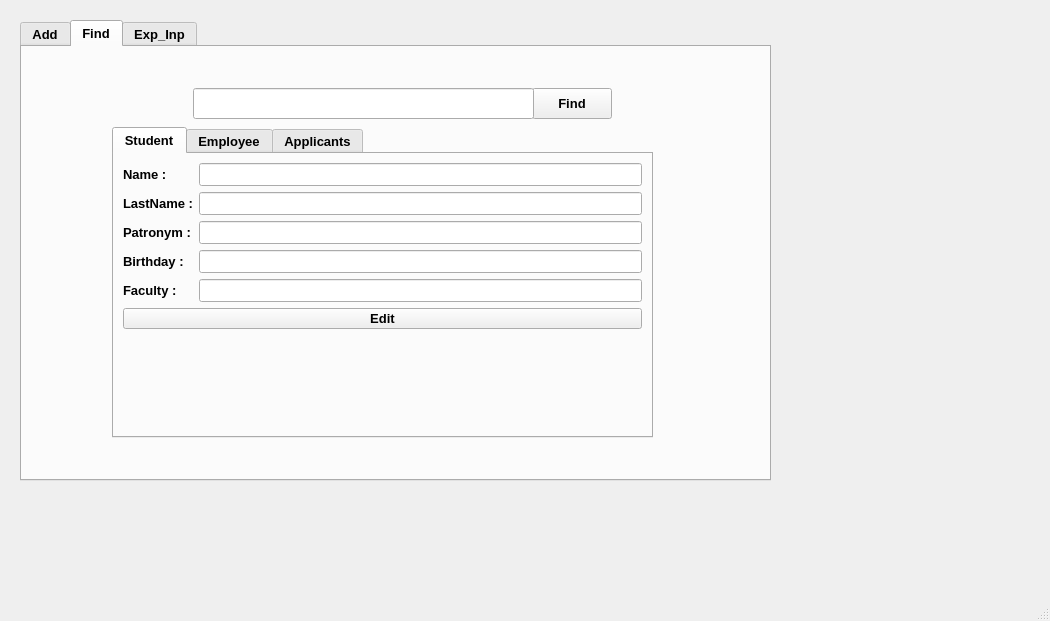
<?xml version="1.0" encoding="UTF-8"?>
<ui version="4.0">
 <class>MainWindow</class>
 <widget class="QMainWindow" name="MainWindow">
  <property name="geometry">
   <rect>
    <x>0</x>
    <y>0</y>
    <width>1050</width>
    <height>621</height>
   </rect>
  </property>
  <property name="windowTitle">
   <string>MainWindow</string>
  </property>
  <widget class="QWidget" name="centralwidget">
   <widget class="QTabWidget" name="tabWidget_2">
    <property name="geometry">
     <rect>
      <x>20</x>
      <y>20</y>
      <width>751</width>
      <height>461</height>
     </rect>
    </property>
    <property name="font">
     <font>
      <pointsize>10</pointsize>
      <weight>75</weight>
      <bold>true</bold>
     </font>
    </property>
    <property name="currentIndex">
     <number>1</number>
    </property>
    <widget class="QWidget" name="Add">
     <attribute name="title">
      <string>Add</string>
     </attribute>
     <widget class="QTabWidget" name="tabWidget">
      <property name="geometry">
       <rect>
        <x>10</x>
        <y>20</y>
        <width>541</width>
        <height>311</height>
       </rect>
      </property>
      <property name="currentIndex">
       <number>0</number>
      </property>
      <widget class="QWidget" name="tab_Student">
       <attribute name="title">
        <string>Student</string>
       </attribute>
       <layout class="QFormLayout" name="formLayout_2">
        <item row="0" column="0">
         <widget class="QLabel" name="label_name">
          <property name="text">
           <string>&lt;html&gt;&lt;head/&gt;&lt;body&gt;&lt;p&gt;&lt;span style=&quot; font-size:10pt; font-weight:600;&quot;&gt;Name :&lt;/span&gt;&lt;/p&gt;&lt;/body&gt;&lt;/html&gt;</string>
          </property>
         </widget>
        </item>
        <item row="0" column="1">
         <widget class="QLineEdit" name="Input_Name"/>
        </item>
        <item row="1" column="0">
         <widget class="QLabel" name="label_name_3">
          <property name="text">
           <string>&lt;html&gt;&lt;head/&gt;&lt;body&gt;&lt;p&gt;&lt;span style=&quot; font-size:10pt; font-weight:600;&quot;&gt;LastName :&lt;/span&gt;&lt;/p&gt;&lt;/body&gt;&lt;/html&gt;</string>
          </property>
         </widget>
        </item>
        <item row="1" column="1">
         <widget class="QLineEdit" name="Input_LastName"/>
        </item>
        <item row="2" column="0">
         <widget class="QLabel" name="label_name_4">
          <property name="text">
           <string>&lt;html&gt;&lt;head/&gt;&lt;body&gt;&lt;p&gt;&lt;span style=&quot; font-size:10pt; font-weight:600;&quot;&gt;Patronym :&lt;/span&gt;&lt;/p&gt;&lt;/body&gt;&lt;/html&gt;</string>
          </property>
         </widget>
        </item>
        <item row="2" column="1">
         <widget class="QLineEdit" name="Input_Patronym"/>
        </item>
        <item row="3" column="0">
         <widget class="QLabel" name="label_name_5">
          <property name="text">
           <string>&lt;html&gt;&lt;head/&gt;&lt;body&gt;&lt;p&gt;&lt;span style=&quot; font-size:10pt; font-weight:600;&quot;&gt;Birthday :&lt;/span&gt;&lt;/p&gt;&lt;/body&gt;&lt;/html&gt;</string>
          </property>
         </widget>
        </item>
        <item row="3" column="1">
         <widget class="QLineEdit" name="Input_Birthday"/>
        </item>
        <item row="4" column="0">
         <widget class="QLabel" name="label_name_6">
          <property name="text">
           <string>&lt;html&gt;&lt;head/&gt;&lt;body&gt;&lt;p&gt;&lt;span style=&quot; font-size:10pt; font-weight:600;&quot;&gt;Faculty :&lt;/span&gt;&lt;/p&gt;&lt;/body&gt;&lt;/html&gt;</string>
          </property>
         </widget>
        </item>
        <item row="4" column="1">
         <widget class="QLineEdit" name="Input_Faculty"/>
        </item>
        <item row="6" column="0" colspan="2">
         <widget class="QPushButton" name="Button_Insert_Student">
          <property name="maximumSize">
           <size>
            <width>16777215</width>
            <height>21</height>
           </size>
          </property>
          <property name="font">
           <font>
            <pointsize>10</pointsize>
            <weight>75</weight>
            <bold>true</bold>
           </font>
          </property>
          <property name="text">
           <string>Save</string>
          </property>
         </widget>
        </item>
        <item row="7" column="0" colspan="2">
         <widget class="QPushButton" name="Button_Export_S">
          <property name="font">
           <font>
            <pointsize>10</pointsize>
            <weight>75</weight>
            <bold>true</bold>
           </font>
          </property>
          <property name="text">
           <string>Export</string>
          </property>
         </widget>
        </item>
        <item row="8" column="1">
         <widget class="QLineEdit" name="Input_Address_S"/>
        </item>
        <item row="8" column="0">
         <widget class="QLabel" name="label">
          <property name="text">
           <string>Address_Exp:</string>
          </property>
         </widget>
        </item>
       </layout>
      </widget>
      <widget class="QWidget" name="tab_Employee">
       <attribute name="title">
        <string>Employee</string>
       </attribute>
       <layout class="QFormLayout" name="formLayout_3">
        <item row="0" column="0">
         <widget class="QLabel" name="label_name_8">
          <property name="text">
           <string>&lt;html&gt;&lt;head/&gt;&lt;body&gt;&lt;p&gt;&lt;span style=&quot; font-size:10pt; font-weight:600;&quot;&gt;Name :&lt;/span&gt;&lt;/p&gt;&lt;/body&gt;&lt;/html&gt;</string>
          </property>
         </widget>
        </item>
        <item row="0" column="1">
         <widget class="QLineEdit" name="Input_Name_2"/>
        </item>
        <item row="1" column="0">
         <widget class="QLabel" name="label_name_9">
          <property name="text">
           <string>&lt;html&gt;&lt;head/&gt;&lt;body&gt;&lt;p&gt;&lt;span style=&quot; font-size:10pt; font-weight:600;&quot;&gt;LastName :&lt;/span&gt;&lt;/p&gt;&lt;/body&gt;&lt;/html&gt;</string>
          </property>
         </widget>
        </item>
        <item row="1" column="1">
         <widget class="QLineEdit" name="Input_LastName_2"/>
        </item>
        <item row="2" column="0">
         <widget class="QLabel" name="label_name_7">
          <property name="text">
           <string>&lt;html&gt;&lt;head/&gt;&lt;body&gt;&lt;p&gt;&lt;span style=&quot; font-size:10pt; font-weight:600;&quot;&gt;Patronym :&lt;/span&gt;&lt;/p&gt;&lt;/body&gt;&lt;/html&gt;</string>
          </property>
         </widget>
        </item>
        <item row="2" column="1">
         <widget class="QLineEdit" name="Input_Patronym_2"/>
        </item>
        <item row="3" column="0">
         <widget class="QLabel" name="label_birth_2">
          <property name="text">
           <string>&lt;html&gt;&lt;head/&gt;&lt;body&gt;&lt;p&gt;&lt;span style=&quot; font-size:10pt; font-weight:600;&quot;&gt;Birthday :&lt;/span&gt;&lt;/p&gt;&lt;/body&gt;&lt;/html&gt;</string>
          </property>
         </widget>
        </item>
        <item row="3" column="1">
         <widget class="QLineEdit" name="Input_Birthday_2"/>
        </item>
        <item row="4" column="0">
         <widget class="QLabel" name="label_post">
          <property name="text">
           <string>&lt;html&gt;&lt;head/&gt;&lt;body&gt;&lt;p&gt;&lt;span style=&quot; font-size:10pt; font-weight:600;&quot;&gt;Post :&lt;/span&gt;&lt;/p&gt;&lt;/body&gt;&lt;/html&gt;</string>
          </property>
         </widget>
        </item>
        <item row="4" column="1">
         <widget class="QLineEdit" name="Input_Post"/>
        </item>
        <item row="5" column="0" colspan="2">
         <widget class="QPushButton" name="Button_Insert_Employee">
          <property name="maximumSize">
           <size>
            <width>16777215</width>
            <height>21</height>
           </size>
          </property>
          <property name="font">
           <font>
            <pointsize>10</pointsize>
            <weight>75</weight>
            <bold>true</bold>
           </font>
          </property>
          <property name="text">
           <string>Save</string>
          </property>
         </widget>
        </item>
        <item row="6" column="0" colspan="2">
         <widget class="QPushButton" name="Button_Export_E">
          <property name="font">
           <font>
            <pointsize>10</pointsize>
            <weight>75</weight>
            <bold>true</bold>
           </font>
          </property>
          <property name="text">
           <string>Export</string>
          </property>
         </widget>
        </item>
        <item row="7" column="0">
         <widget class="QLabel" name="label_2">
          <property name="text">
           <string>Address_Exp:</string>
          </property>
         </widget>
        </item>
        <item row="7" column="1">
         <widget class="QLineEdit" name="Input_Address_E"/>
        </item>
       </layout>
      </widget>
      <widget class="QWidget" name="tab_Applicants">
       <attribute name="title">
        <string>Applicants</string>
       </attribute>
       <layout class="QFormLayout" name="formLayout_6">
        <item row="0" column="0">
         <widget class="QLabel" name="label_name_25">
          <property name="text">
           <string>&lt;html&gt;&lt;head/&gt;&lt;body&gt;&lt;p&gt;&lt;span style=&quot; font-size:10pt; font-weight:600;&quot;&gt;Name :&lt;/span&gt;&lt;/p&gt;&lt;/body&gt;&lt;/html&gt;</string>
          </property>
         </widget>
        </item>
        <item row="0" column="1">
         <widget class="QLineEdit" name="Input_Name_3"/>
        </item>
        <item row="1" column="0">
         <widget class="QLabel" name="label_lastname">
          <property name="text">
           <string>&lt;html&gt;&lt;head/&gt;&lt;body&gt;&lt;p&gt;&lt;span style=&quot; font-size:10pt; font-weight:600;&quot;&gt;LastName :&lt;/span&gt;&lt;/p&gt;&lt;/body&gt;&lt;/html&gt;</string>
          </property>
         </widget>
        </item>
        <item row="1" column="1">
         <widget class="QLineEdit" name="Input_LastName_3"/>
        </item>
        <item row="2" column="0">
         <widget class="QLabel" name="label_patron">
          <property name="text">
           <string>&lt;html&gt;&lt;head/&gt;&lt;body&gt;&lt;p&gt;&lt;span style=&quot; font-size:10pt; font-weight:600;&quot;&gt;Patronym :&lt;/span&gt;&lt;/p&gt;&lt;/body&gt;&lt;/html&gt;</string>
          </property>
         </widget>
        </item>
        <item row="2" column="1">
         <widget class="QLineEdit" name="Input_Patronym_3"/>
        </item>
        <item row="3" column="0">
         <widget class="QLabel" name="label_birth">
          <property name="text">
           <string>&lt;html&gt;&lt;head/&gt;&lt;body&gt;&lt;p&gt;&lt;span style=&quot; font-size:10pt; font-weight:600;&quot;&gt;Birthday :&lt;/span&gt;&lt;/p&gt;&lt;/body&gt;&lt;/html&gt;</string>
          </property>
         </widget>
        </item>
        <item row="3" column="1">
         <widget class="QLineEdit" name="Input_Birthday_3"/>
        </item>
        <item row="5" column="0" colspan="2">
         <widget class="QPushButton" name="Button_Insert_Applicants">
          <property name="maximumSize">
           <size>
            <width>16777215</width>
            <height>21</height>
           </size>
          </property>
          <property name="font">
           <font>
            <pointsize>10</pointsize>
            <weight>75</weight>
            <bold>true</bold>
           </font>
          </property>
          <property name="text">
           <string>Save</string>
          </property>
         </widget>
        </item>
        <item row="6" column="0" colspan="2">
         <widget class="QPushButton" name="Button_Export_A">
          <property name="font">
           <font>
            <pointsize>10</pointsize>
            <weight>75</weight>
            <bold>true</bold>
           </font>
          </property>
          <property name="text">
           <string>Export</string>
          </property>
         </widget>
        </item>
        <item row="7" column="0">
         <widget class="QLabel" name="label_3">
          <property name="text">
           <string>Address_Exp:</string>
          </property>
         </widget>
        </item>
        <item row="7" column="1">
         <widget class="QLineEdit" name="Input_Address_A"/>
        </item>
       </layout>
      </widget>
     </widget>
    </widget>
    <widget class="QWidget" name="Find">
     <attribute name="title">
      <string>Find</string>
     </attribute>
     <widget class="QPushButton" name="Button_Search">
      <property name="geometry">
       <rect>
        <x>510</x>
        <y>41</y>
        <width>80</width>
        <height>31</height>
       </rect>
      </property>
      <property name="text">
       <string>Find</string>
      </property>
     </widget>
     <widget class="QLineEdit" name="Input_Search">
      <property name="geometry">
       <rect>
        <x>171</x>
        <y>41</y>
        <width>341</width>
        <height>31</height>
       </rect>
      </property>
     </widget>
     <widget class="QTabWidget" name="tabWidget_3">
      <property name="geometry">
       <rect>
        <x>90</x>
        <y>80</y>
        <width>541</width>
        <height>311</height>
       </rect>
      </property>
      <property name="currentIndex">
       <number>0</number>
      </property>
      <widget class="QWidget" name="tab_Student_2">
       <attribute name="title">
        <string>Student</string>
       </attribute>
       <layout class="QFormLayout" name="formLayout_4">
        <item row="0" column="0">
         <widget class="QLabel" name="label_name_2">
          <property name="text">
           <string>&lt;html&gt;&lt;head/&gt;&lt;body&gt;&lt;p&gt;&lt;span style=&quot; font-size:10pt; font-weight:600;&quot;&gt;Name :&lt;/span&gt;&lt;/p&gt;&lt;/body&gt;&lt;/html&gt;</string>
          </property>
         </widget>
        </item>
        <item row="0" column="1">
         <widget class="QLineEdit" name="Input_Search_Name"/>
        </item>
        <item row="1" column="0">
         <widget class="QLabel" name="label_name_10">
          <property name="text">
           <string>&lt;html&gt;&lt;head/&gt;&lt;body&gt;&lt;p&gt;&lt;span style=&quot; font-size:10pt; font-weight:600;&quot;&gt;LastName :&lt;/span&gt;&lt;/p&gt;&lt;/body&gt;&lt;/html&gt;</string>
          </property>
         </widget>
        </item>
        <item row="1" column="1">
         <widget class="QLineEdit" name="Input_Search_LastName"/>
        </item>
        <item row="2" column="0">
         <widget class="QLabel" name="label_name_11">
          <property name="text">
           <string>&lt;html&gt;&lt;head/&gt;&lt;body&gt;&lt;p&gt;&lt;span style=&quot; font-size:10pt; font-weight:600;&quot;&gt;Patronym :&lt;/span&gt;&lt;/p&gt;&lt;/body&gt;&lt;/html&gt;</string>
          </property>
         </widget>
        </item>
        <item row="2" column="1">
         <widget class="QLineEdit" name="Input_Search_Patronym"/>
        </item>
        <item row="3" column="0">
         <widget class="QLabel" name="label_name_12">
          <property name="text">
           <string>&lt;html&gt;&lt;head/&gt;&lt;body&gt;&lt;p&gt;&lt;span style=&quot; font-size:10pt; font-weight:600;&quot;&gt;Birthday :&lt;/span&gt;&lt;/p&gt;&lt;/body&gt;&lt;/html&gt;</string>
          </property>
         </widget>
        </item>
        <item row="3" column="1">
         <widget class="QLineEdit" name="Input_Search_Birthday"/>
        </item>
        <item row="4" column="0">
         <widget class="QLabel" name="label_name_13">
          <property name="text">
           <string>&lt;html&gt;&lt;head/&gt;&lt;body&gt;&lt;p&gt;&lt;span style=&quot; font-size:10pt; font-weight:600;&quot;&gt;Faculty :&lt;/span&gt;&lt;/p&gt;&lt;/body&gt;&lt;/html&gt;</string>
          </property>
         </widget>
        </item>
        <item row="4" column="1">
         <widget class="QLineEdit" name="Input_Search_Faculty"/>
        </item>
        <item row="5" column="0" colspan="2">
         <widget class="QPushButton" name="Button_Edit_Student">
          <property name="maximumSize">
           <size>
            <width>16777215</width>
            <height>21</height>
           </size>
          </property>
          <property name="font">
           <font>
            <pointsize>10</pointsize>
            <weight>75</weight>
            <bold>true</bold>
           </font>
          </property>
          <property name="text">
           <string>Edit</string>
          </property>
         </widget>
        </item>
       </layout>
      </widget>
      <widget class="QWidget" name="tab_Employee_2">
       <attribute name="title">
        <string>Employee</string>
       </attribute>
       <layout class="QFormLayout" name="formLayout_5">
        <item row="0" column="0">
         <widget class="QLabel" name="label_name_14">
          <property name="text">
           <string>&lt;html&gt;&lt;head/&gt;&lt;body&gt;&lt;p&gt;&lt;span style=&quot; font-size:10pt; font-weight:600;&quot;&gt;Name :&lt;/span&gt;&lt;/p&gt;&lt;/body&gt;&lt;/html&gt;</string>
          </property>
         </widget>
        </item>
        <item row="0" column="1">
         <widget class="QLineEdit" name="Input_Search_Name_2"/>
        </item>
        <item row="1" column="0">
         <widget class="QLabel" name="label_name_15">
          <property name="text">
           <string>&lt;html&gt;&lt;head/&gt;&lt;body&gt;&lt;p&gt;&lt;span style=&quot; font-size:10pt; font-weight:600;&quot;&gt;LastName :&lt;/span&gt;&lt;/p&gt;&lt;/body&gt;&lt;/html&gt;</string>
          </property>
         </widget>
        </item>
        <item row="1" column="1">
         <widget class="QLineEdit" name="Input_Search_LastName_2"/>
        </item>
        <item row="2" column="0">
         <widget class="QLabel" name="label_name_16">
          <property name="text">
           <string>&lt;html&gt;&lt;head/&gt;&lt;body&gt;&lt;p&gt;&lt;span style=&quot; font-size:10pt; font-weight:600;&quot;&gt;Patronym :&lt;/span&gt;&lt;/p&gt;&lt;/body&gt;&lt;/html&gt;</string>
          </property>
         </widget>
        </item>
        <item row="2" column="1">
         <widget class="QLineEdit" name="Input_Search_Patronym_2"/>
        </item>
        <item row="3" column="0">
         <widget class="QLabel" name="label_birth_3">
          <property name="text">
           <string>&lt;html&gt;&lt;head/&gt;&lt;body&gt;&lt;p&gt;&lt;span style=&quot; font-size:10pt; font-weight:600;&quot;&gt;Birthday :&lt;/span&gt;&lt;/p&gt;&lt;/body&gt;&lt;/html&gt;</string>
          </property>
         </widget>
        </item>
        <item row="3" column="1">
         <widget class="QLineEdit" name="Input_Search_Birthday_2"/>
        </item>
        <item row="4" column="0">
         <widget class="QLabel" name="label_post_2">
          <property name="text">
           <string>&lt;html&gt;&lt;head/&gt;&lt;body&gt;&lt;p&gt;&lt;span style=&quot; font-size:10pt; font-weight:600;&quot;&gt;Post :&lt;/span&gt;&lt;/p&gt;&lt;/body&gt;&lt;/html&gt;</string>
          </property>
         </widget>
        </item>
        <item row="4" column="1">
         <widget class="QLineEdit" name="Input_Search_Post"/>
        </item>
        <item row="5" column="0" colspan="2">
         <widget class="QPushButton" name="Button_Edit_Employee">
          <property name="maximumSize">
           <size>
            <width>16777215</width>
            <height>21</height>
           </size>
          </property>
          <property name="font">
           <font>
            <pointsize>10</pointsize>
            <weight>75</weight>
            <bold>true</bold>
           </font>
          </property>
          <property name="text">
           <string>Save</string>
          </property>
         </widget>
        </item>
       </layout>
      </widget>
      <widget class="QWidget" name="tab_Applicants_2">
       <attribute name="title">
        <string>Applicants</string>
       </attribute>
       <layout class="QFormLayout" name="formLayout_7">
        <item row="0" column="0">
         <widget class="QLabel" name="label_name_26">
          <property name="text">
           <string>&lt;html&gt;&lt;head/&gt;&lt;body&gt;&lt;p&gt;&lt;span style=&quot; font-size:10pt; font-weight:600;&quot;&gt;Name :&lt;/span&gt;&lt;/p&gt;&lt;/body&gt;&lt;/html&gt;</string>
          </property>
         </widget>
        </item>
        <item row="0" column="1">
         <widget class="QLineEdit" name="Input_Search_Name_3"/>
        </item>
        <item row="1" column="0">
         <widget class="QLabel" name="label_lastname_2">
          <property name="text">
           <string>&lt;html&gt;&lt;head/&gt;&lt;body&gt;&lt;p&gt;&lt;span style=&quot; font-size:10pt; font-weight:600;&quot;&gt;LastName :&lt;/span&gt;&lt;/p&gt;&lt;/body&gt;&lt;/html&gt;</string>
          </property>
         </widget>
        </item>
        <item row="1" column="1">
         <widget class="QLineEdit" name="Input_Search_LastName_3"/>
        </item>
        <item row="2" column="0">
         <widget class="QLabel" name="label_patron_2">
          <property name="text">
           <string>&lt;html&gt;&lt;head/&gt;&lt;body&gt;&lt;p&gt;&lt;span style=&quot; font-size:10pt; font-weight:600;&quot;&gt;Patronym :&lt;/span&gt;&lt;/p&gt;&lt;/body&gt;&lt;/html&gt;</string>
          </property>
         </widget>
        </item>
        <item row="2" column="1">
         <widget class="QLineEdit" name="Input_Search_Patronym_3"/>
        </item>
        <item row="3" column="0">
         <widget class="QLabel" name="label_birth_4">
          <property name="text">
           <string>&lt;html&gt;&lt;head/&gt;&lt;body&gt;&lt;p&gt;&lt;span style=&quot; font-size:10pt; font-weight:600;&quot;&gt;Birthday :&lt;/span&gt;&lt;/p&gt;&lt;/body&gt;&lt;/html&gt;</string>
          </property>
         </widget>
        </item>
        <item row="3" column="1">
         <widget class="QLineEdit" name="Input_Search_Birthday_3"/>
        </item>
        <item row="4" column="0" colspan="2">
         <widget class="QPushButton" name="Button_Edit_Applicants">
          <property name="maximumSize">
           <size>
            <width>16777215</width>
            <height>21</height>
           </size>
          </property>
          <property name="font">
           <font>
            <pointsize>10</pointsize>
            <weight>75</weight>
            <bold>true</bold>
           </font>
          </property>
          <property name="text">
           <string>Save</string>
          </property>
         </widget>
        </item>
       </layout>
      </widget>
     </widget>
    </widget>
    <widget class="QWidget" name="Exp_Inp">
     <attribute name="title">
      <string>Exp_Inp</string>
     </attribute>
     <widget class="QLineEdit" name="Input_Address">
      <property name="geometry">
       <rect>
        <x>12</x>
        <y>70</y>
        <width>721</width>
        <height>31</height>
       </rect>
      </property>
     </widget>
     <widget class="QPushButton" name="Button_Import">
      <property name="geometry">
       <rect>
        <x>450</x>
        <y>140</y>
        <width>91</width>
        <height>31</height>
       </rect>
      </property>
      <property name="font">
       <font>
        <pointsize>10</pointsize>
        <weight>75</weight>
        <bold>true</bold>
       </font>
      </property>
      <property name="text">
       <string>Import</string>
      </property>
     </widget>
     <widget class="QPushButton" name="Button_Export">
      <property name="geometry">
       <rect>
        <x>310</x>
        <y>140</y>
        <width>91</width>
        <height>31</height>
       </rect>
      </property>
      <property name="font">
       <font>
        <pointsize>10</pointsize>
        <weight>75</weight>
        <bold>true</bold>
       </font>
      </property>
      <property name="text">
       <string>Export</string>
      </property>
     </widget>
     <widget class="QPushButton" name="Button_Clear">
      <property name="geometry">
       <rect>
        <x>170</x>
        <y>140</y>
        <width>91</width>
        <height>31</height>
       </rect>
      </property>
      <property name="text">
       <string>Clear</string>
      </property>
     </widget>
    </widget>
   </widget>
  </widget>
  <widget class="QMenuBar" name="menubar">
   <property name="geometry">
    <rect>
     <x>0</x>
     <y>0</y>
     <width>1050</width>
     <height>25</height>
    </rect>
   </property>
  </widget>
  <widget class="QStatusBar" name="statusbar"/>
 </widget>
 <resources/>
 <connections/>
</ui>
